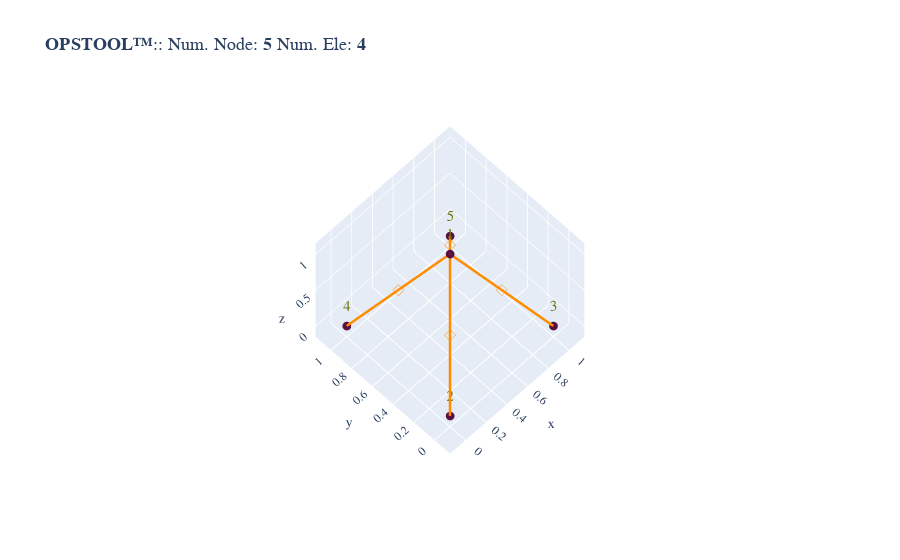

The notebook cell saved with this chart:
### Code cell
import opstool as opst
opst.vis.plotly.plot_model(show_node_numbering=True)

### Figure 1 — Plotly figure (JSON) as saved in the notebook; plotly's stock layout.template omitted (floating-point values rounded to 4 significant figures)
{"data": [{"connectgaps": false, "hoverinfo": "skip", "line": {"color": "#FF8C00", "width": 5}, "mode": "lines", "name": "Truss", "type": "scatter3d", "x": [0.5, 0.0, NaN, 0.5, 1.0, NaN, 0.5, 0.0, NaN, 0.5, 1.0, NaN], "y": [0.5, 0.0, NaN, 0.5, 0.0, NaN, 0.5, 1.0, NaN, 0.5, 1.0, NaN], "z": [1.0, 0.0, NaN, 1.0, 0.0, NaN, 1.0, 0.0, NaN, 1.0, 0.0, NaN]}, {"customdata": ["eleTag: 1<br>connectedNodes:<br> [1 2]", "eleTag: 2<br>connectedNodes:<br> [1 3]", "eleTag: 3<br>connectedNodes:<br> [1 4]", "eleTag: 4<br>connectedNodes:<br> [1 5]"], "hovertemplate": "%{customdata}", "marker": {"color": "#FF8C00", "size": 3, "symbol": "diamond-open"}, "mode": "markers", "name": "Truss", "type": "scatter3d", "x": [0.25, 0.75, 0.25, 0.75], "y": [0.25, 0.25, 0.75, 0.75], "z": [0.5, 0.5, 0.5, 0.5]}, {"customdata": ["1", "2", "3", "4", "5"], "hovertemplate": "x: %{x}<br>y: %{y}<br>z: %{z} <br>nodeTag: %{customdata}", "marker": {"color": "#580f41", "size": 3, "symbol": "circle"}, "mode": "markers", "name": "Nodes", "type": "scatter3d", "x": [0.5, 0.0, 1.0, 0.0, 1.0], "y": [0.5, 0.0, 0.0, 1.0, 1.0], "z": [1.0, 0.0, 0.0, 0.0, 0.0]}, {"mode": "text", "name": "Node Tag", "text": ["1", "2", "3", "4", "5"], "textfont": {"color": "#6e750e", "size": 15}, "type": "scatter3d", "x": [0.5, 0.0, 1.0, 0.0, 1.0], "y": [0.5, 0.0, 0.0, 1.0, 1.0], "z": [1.0, 0.0, 0.0, 0.0, 0.0]}], "layout": {"autosize": true, "font": {"family": "Arial, sans-serif"}, "scene": {"aspectmode": "data", "camera": {"eye": {"x": -2, "y": -2, "z": 5}, "projection": {"type": "orthographic"}}, "xaxis": {"autorange": false, "range": [-0.15, 1.15], "showgrid": true, "visible": true, "zeroline": true}, "yaxis": {"autorange": false, "range": [-0.15, 1.15], "showgrid": true, "visible": true, "zeroline": true}, "zaxis": {"autorange": false, "range": [-0.15, 1.15], "showgrid": true, "visible": true, "zeroline": true}}, "showlegend": false, "title": {"font": {"family": "courier", "size": 18}, "text": "<b>OPSTOOL™</b>:: Num. Node: <b>5</b> Num. Ele: <b>4</b>"}}}
